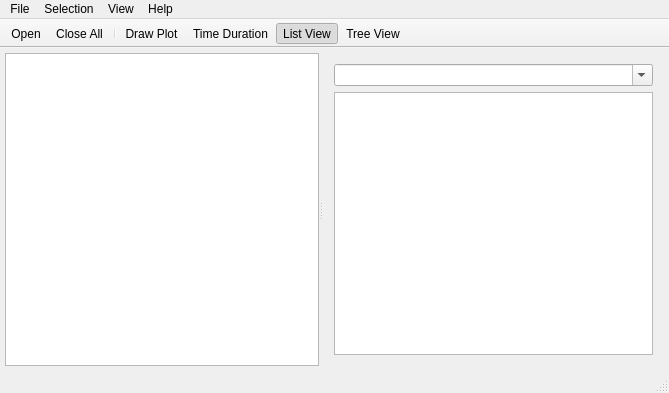
<?xml version="1.0" encoding="UTF-8"?>
<ui version="4.0">
 <class>MainWindow</class>
 <widget class="QMainWindow" name="MainWindow">
  <property name="geometry">
   <rect>
    <x>0</x>
    <y>0</y>
    <width>669</width>
    <height>393</height>
   </rect>
  </property>
  <property name="windowTitle">
   <string>MainWindow</string>
  </property>
  <widget class="QWidget" name="centralWidget">
   <layout class="QHBoxLayout" name="horizontalLayout">
    <property name="leftMargin">
     <number>5</number>
    </property>
    <property name="topMargin">
     <number>5</number>
    </property>
    <property name="rightMargin">
     <number>5</number>
    </property>
    <property name="bottomMargin">
     <number>5</number>
    </property>
    <item>
     <widget class="QSplitter" name="splitter">
      <property name="orientation">
       <enum>Qt::Horizontal</enum>
      </property>
      <property name="childrenCollapsible">
       <bool>false</bool>
      </property>
      <widget class="QListWidget" name="lwStatFile">
       <property name="mouseTracking">
        <bool>true</bool>
       </property>
      </widget>
      <widget class="QWidget" name="layoutWidget">
       <layout class="QVBoxLayout" name="verticalLayout" stretch="0,0">
        <item>
         <widget class="QComboBox" name="cbRegExpFilter">
          <property name="editable">
           <bool>true</bool>
          </property>
         </widget>
        </item>
        <item>
         <widget class="QListView" name="lvStatName">
          <property name="sizePolicy">
           <sizepolicy hsizetype="Expanding" vsizetype="Expanding">
            <horstretch>0</horstretch>
            <verstretch>0</verstretch>
           </sizepolicy>
          </property>
         </widget>
        </item>
       </layout>
      </widget>
     </widget>
    </item>
   </layout>
  </widget>
  <widget class="QMenuBar" name="menuBar">
   <property name="geometry">
    <rect>
     <x>0</x>
     <y>0</y>
     <width>669</width>
     <height>23</height>
    </rect>
   </property>
   <widget class="QMenu" name="menu_File">
    <property name="title">
     <string>File</string>
    </property>
    <addaction name="actionOpen"/>
    <addaction name="actionCloseAll"/>
    <addaction name="separator"/>
    <addaction name="actionExit"/>
   </widget>
   <widget class="QMenu" name="menu_Selection">
    <property name="title">
     <string>Selection</string>
    </property>
    <addaction name="actionSelectAll"/>
    <addaction name="actionClearSelection"/>
    <addaction name="actionInvertSelection"/>
   </widget>
   <widget class="QMenu" name="menuHelp">
    <property name="title">
     <string>Help</string>
    </property>
    <addaction name="actionViewHelp"/>
   </widget>
   <widget class="QMenu" name="menuView">
    <property name="title">
     <string>View</string>
    </property>
    <addaction name="actionDrawPlot"/>
    <addaction name="actionTimeDuration"/>
    <addaction name="separator"/>
    <addaction name="actionListView"/>
    <addaction name="actionTreeView"/>
   </widget>
   <addaction name="menu_File"/>
   <addaction name="menu_Selection"/>
   <addaction name="menuView"/>
   <addaction name="menuHelp"/>
  </widget>
  <widget class="QToolBar" name="mainToolBar">
   <property name="movable">
    <bool>false</bool>
   </property>
   <attribute name="toolBarArea">
    <enum>TopToolBarArea</enum>
   </attribute>
   <attribute name="toolBarBreak">
    <bool>false</bool>
   </attribute>
   <addaction name="actionOpen"/>
   <addaction name="actionCloseAll"/>
   <addaction name="separator"/>
   <addaction name="actionDrawPlot"/>
   <addaction name="actionTimeDuration"/>
   <addaction name="actionListView"/>
   <addaction name="actionTreeView"/>
  </widget>
  <widget class="QStatusBar" name="statusBar"/>
  <action name="actionOpen">
   <property name="icon">
    <iconset resource="visualintstat.qrc">
     <normaloff>:/resource/image/open.png</normaloff>:/resource/image/open.png</iconset>
   </property>
   <property name="text">
    <string>Open...</string>
   </property>
   <property name="statusTip">
    <string>Open internal statistics file(s)</string>
   </property>
   <property name="shortcut">
    <string>Ctrl+O</string>
   </property>
  </action>
  <action name="actionCloseAll">
   <property name="icon">
    <iconset resource="visualintstat.qrc">
     <normaloff>:/resource/image/close_all.png</normaloff>:/resource/image/close_all.png</iconset>
   </property>
   <property name="text">
    <string>Close All</string>
   </property>
   <property name="statusTip">
    <string>Close all of the files</string>
   </property>
   <property name="shortcut">
    <string>Ctrl+W</string>
   </property>
  </action>
  <action name="actionExit">
   <property name="text">
    <string>Exit</string>
   </property>
   <property name="statusTip">
    <string>Exit this program</string>
   </property>
   <property name="shortcut">
    <string>Ctrl+Q</string>
   </property>
  </action>
  <action name="actionSelectAll">
   <property name="text">
    <string>Select All</string>
   </property>
   <property name="statusTip">
    <string>Select all of the files</string>
   </property>
   <property name="shortcut">
    <string>Ctrl+A</string>
   </property>
  </action>
  <action name="actionClearSelection">
   <property name="text">
    <string>Clear Selection</string>
   </property>
   <property name="statusTip">
    <string>Unselect all of the files</string>
   </property>
  </action>
  <action name="actionInvertSelection">
   <property name="text">
    <string>Invert Selection</string>
   </property>
   <property name="statusTip">
    <string>Invert current selection</string>
   </property>
  </action>
  <action name="actionViewHelp">
   <property name="text">
    <string>View Help</string>
   </property>
   <property name="statusTip">
    <string>View help document</string>
   </property>
  </action>
  <action name="actionListView">
   <property name="checkable">
    <bool>true</bool>
   </property>
   <property name="checked">
    <bool>true</bool>
   </property>
   <property name="icon">
    <iconset resource="visualintstat.qrc">
     <normaloff>:/resource/image/list_view.png</normaloff>:/resource/image/list_view.png</iconset>
   </property>
   <property name="text">
    <string>List View</string>
   </property>
   <property name="statusTip">
    <string>Show statistics name in list view</string>
   </property>
  </action>
  <action name="actionTreeView">
   <property name="checkable">
    <bool>true</bool>
   </property>
   <property name="icon">
    <iconset resource="visualintstat.qrc">
     <normaloff>:/resource/image/tree_view.png</normaloff>:/resource/image/tree_view.png</iconset>
   </property>
   <property name="text">
    <string>Tree View</string>
   </property>
   <property name="statusTip">
    <string>Show statistics name in tree view</string>
   </property>
  </action>
  <action name="actionTimeDuration">
   <property name="icon">
    <iconset resource="visualintstat.qrc">
     <normaloff>:/resource/image/time_duration.png</normaloff>:/resource/image/time_duration.png</iconset>
   </property>
   <property name="text">
    <string>Time Duration</string>
   </property>
   <property name="statusTip">
    <string>Show start/end time of the checked statistics file(s)</string>
   </property>
  </action>
  <action name="actionDrawPlot">
   <property name="icon">
    <iconset resource="visualintstat.qrc">
     <normaloff>:/resource/image/draw_plot.png</normaloff>:/resource/image/draw_plot.png</iconset>
   </property>
   <property name="text">
    <string>Draw Plot</string>
   </property>
   <property name="statusTip">
    <string>Draw the statistics in a new window</string>
   </property>
  </action>
 </widget>
 <layoutdefault spacing="6" margin="11"/>
 <resources>
  <include location="visualintstat.qrc"/>
 </resources>
 <connections>
  <connection>
   <sender>actionExit</sender>
   <signal>triggered()</signal>
   <receiver>MainWindow</receiver>
   <slot>close()</slot>
   <hints>
    <hint type="sourcelabel">
     <x>-1</x>
     <y>-1</y>
    </hint>
    <hint type="destinationlabel">
     <x>301</x>
     <y>196</y>
    </hint>
   </hints>
  </connection>
 </connections>
</ui>
